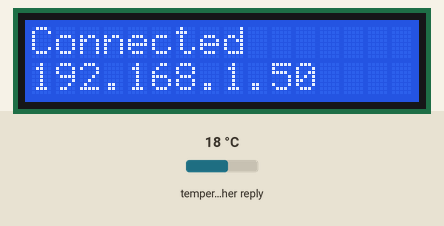
This sketch was run on a simulated ESP8266 (NodeMCU). On the bench: 16×2 character LCD. The inputs (shaded band) are chosen by the test bench; at power-on: temperature in the weather reply 18 °C. WiFi joins after 1.5 s; servers stay silent unless stated; network time is answered at once with the bench clock; the local clock reads 2024-03-15 10:24:30 at power-on unless the sketch sets it; web services answer with replies made up by the test bench; what the sketch prints to the serial monitor is not drawn.

Above: at 2.4 s.
At 8.7 s:
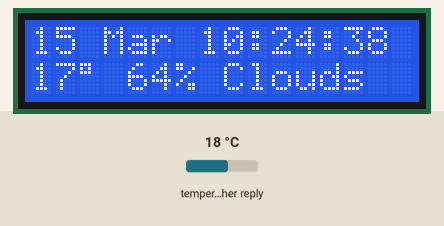
At 12.8 s:
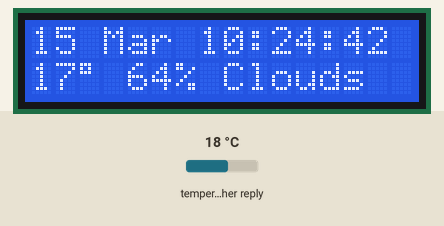
At 18.9 s:
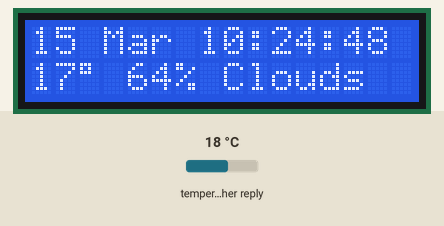
At 24.0 s:
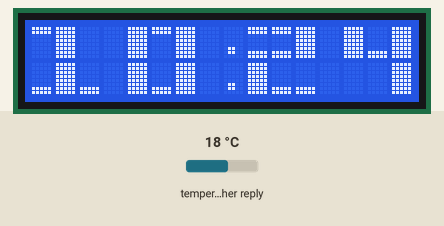
At 34.2 s:
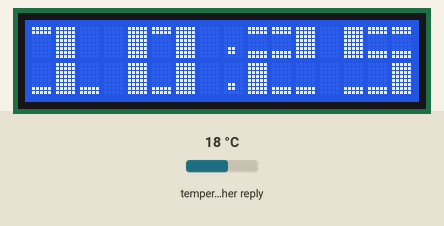

Measured:
- what the display in image 0 shows lasts 2.1 s, from 2.3 s to 4.4 s
- what the display in image 2 shows lasts 1.1 s, from 12.7 s to 13.8 s
- what the display in image 4 shows lasts 5.0 s, from 24.0 s to 29.0 s

The sketch:

ESP01_weather_station.ino
```cpp
/*******************************************************************************
  Sketch P05.1: ESP8266 ESP-01 Weather Station Using OpenWeatherMap.org

  Using ESP-01 module to display WEATHER data obtained from OpenWeatherMap.org
  icluding TIME and DATE from NNTP server.

  References:

  1)  Circuit:
      https://simple-circuit.com/esp8266-esp-01-internet-clock-wifi/

  2)  Base code for Large fonts:
      https://techzeero.com/arduino-tutorials/custom-characters-on-16x2-lcd/

  3)  The basics:
      https://create.arduino.cc/projecthub/akshayjoseph666/interface-i2c-16x2-lcd-with-arduino-uno-just-4-wires-273b24
      Theories, sketches, link to library

  4)  LiquidCrystal_I2C Library:
      https://github.com/agnunez/ESP8266-I2C-LCD1602

      Fix bug in the library in this function:
        inline size_t LiquidCrystal_I2C::write(uint8_t value) {
          send(value, Rs);
          return 1;       // <---- ADD THIS!
        }


.*********.*********.*********.*********.*********.*********.*********.*********/

#include <ESP8266WiFi.h>            // ESP8266 WiFi module library
#include <WiFiUdp.h>                // Libary to use UDP packets
#include <NTPClient.h>              // NTPClient library
#include <Arduino_JSON.h>           // Arduino_JSON library by Arduino
#include <WiFiClient.h>
#include <ESP8266HTTPClient.h>

#include <TimeLib.h>                // Arduino Time library
#include <LiquidCrystal_I2C.h>      // LiquidCrystal I2C library

// The following macro is to fix a bug in the library i.e. problem when printing
// to the display if the codes is compiled using current/newer IDE.
// The write function supposed to return 1 when done/OK
//#define printIIC(args) Wire.write(args)
//inline size_t LiquidCrystal_I2C::write(uint8_t value) {
//  send(value, Rs);
//  return 1;
//}

// Configure LiquidCrystal_I2C library with 0x27 address, 16 columns and 2 rows
LiquidCrystal_I2C lcd(0x27, 16, 2);

// Wifi credentials
const char *ssid = "??????????";
const char *password = "??????????";

String openWeatherMapApiKey = "xxxxxxxxxxxxxxxxxxxxxxxxxxxxxxxxxxxxxxxx";
String city = "Kuala Lumpur";
String countryCode = "MY";
String jsonBuffer;
String weather;
int  temperature;
int  humidity;

WiFiUDP ntpUDP;                     // Create an instance of the WiFi UDP class

// Use 'time.nist.gov' serfver to fetch internet time with +8 hour offset
// (8 hrs = 28800 seconds) with 60 seconds (60000 ms) update interval
NTPClient timeClient(ntpUDP, "pool.ntp.org", 28800, 60000);

// Variables to hold time data
char Time[] = "00:00:00";
char Date[] = "00/00/00";
byte last_second, second_, minute_, hour_, day_, month_;
int year_;
char Month[12][4] = {"Jan", "Feb", "Mar", "Apr", "May", "Jun", "Jul", "Aug", "Sep", "Oct", "Nov", "Dec"};

// Variables and constants for large fonts
// Variables and constants for large fonts
byte glyphs[5][8] = {
  {B11111, B11111, B00000, B00000, B00000, B00000, B00000, B00000},
  {B00000, B00000, B00000, B00000, B00000, B00000, B11111, B11111},
  {B11111, B11111, B00000, B00000, B00000, B00000, B11111, B11111},
  {B11111, B11111, B11111, B11111, B11111, B11111, B11111, B11111},
  {B00000, B00000, B00000, B00000, B00000, B01110, B01110, B01110}
};

const int digitWidth = 3;
const char bigDigitsTop[10][digitWidth] = {3, 0, 3, 0, 3, 32, 2, 2, 3, 0, 2, 3, 3, 1, 3, 3, 2, 2, 3, 2, 2, 0, 0, 3, 3, 2, 3, 3, 2, 3};
const char bigDigitsBot[10][digitWidth] = {3, 1, 3, 1, 3, 1, 3, 1, 1, 1, 1, 3, 32, 32, 3, 1, 1, 3, 3, 1, 3, 32, 32, 3, 3, 1, 3, 1, 1, 3};
//char buffer[12];  //used to convert a number into a string


//===============================================================================
void setup()
{
  Serial.begin(115200);           // Progress can be monitored via Serial Monitor
  delay(200);
  Serial.print("Connecting to ");
  Serial.println(ssid);
  lcd.begin(0,2);                 // Initialize I2C LCD module (SDA = GPIO0, SCL = GPIO2)
  lcd.print("Connecting...");

  WiFi.begin(ssid, password);     // Connect to Wifi AP
  do {                            // Wait until connection established
    Serial.print(".");
    delay(1000);
  } while( WiFi.status() != WL_CONNECTED );

  Serial.println("\nConnected!");   // We are connected successfully
  Serial.print("IP address: ");
  Serial.println(WiFi.localIP());   // What is our IP address?
  Serial.println();
  lcd.clear();
  lcd.print("Connected");
  lcd.setCursor(0,1);
  lcd.print(WiFi.localIP());

  timeClient.begin();
  delay(2000);

  // Create custom glyphs for the large font
  for (int i = 0; i < 8; i++)
    lcd.createChar(i, glyphs[i]);

  lcd.clear();
}

//===============================================================================
// The main loop
//
int loopcount = 0;

void loop()
{
  timeClient.update();
  // Get Unix epoch time from the NTP server
  unsigned long unix_epoch = timeClient.getEpochTime();
  setTime(unix_epoch);

  second_ = second(unix_epoch);
  if (last_second != second_) {
    convert_time(unix_epoch);
    // Send time and date to serial monitor
    Serial.println(Time);
    Serial.println(Date);

    last_second = second_;
  }

  if( loopcount==0 ) {					// Fetch weather data at start and every 30 minutes
	getWeather();
  }
  loopcount++;
  if( loopcount==1800 ) loopcount = 0;		// Reset counter every 30 minutes, if delay is 1 second

  // Switch output between TIME and WEATHER
  int remain = loopcount%10;
  switch( remain ) {
  case 0:
  	lcd.clear();
    	printTime();
  	break;
  case 5:
        lcd.clear();
  	printWeather();
  	break;
  case 6:
  case 7:
  case 8:
  case 9:
  	printWeather();
  	break;
  }

  delay(1000);
}

//-------------------------------------------------------------------------------
void convert_time( unsigned long unix_epoch )
{
  minute_ = minute(unix_epoch);
  hour_   = hour(unix_epoch);
  day_    = day(unix_epoch);
  month_  = month(unix_epoch);
  year_   = year(unix_epoch);

  Time[7] = second_ % 10 + 48;
  Time[6] = second_ / 10 + 48;
  Time[4]  = minute_ % 10 + 48;
  Time[3]  = minute_ / 10 + 48;
  Time[1]  = hour_   % 10 + 48;
  Time[0]  = hour_   / 10 + 48;

  Date[0]  = day_   / 10 + 48;
  Date[1]  = day_   % 10 + 48;
  Date[3]  = month_  / 10 + 48;
  Date[4]  = month_  % 10 + 48;
  Date[6] = (year_  / 10) % 10 + 48;
  Date[7] = year_   % 10 % 10 + 48;
}

//------------------------------------------------------------------------------
// Display time and date on the 16x2 LCD
//
void printTime(void)
{
  showDigit(Time[0] - '0', 0, 0);      // Hour
  showDigit(Time[1] - '0', 1, 0);
  showDigit(Time[3] - '0', 2, 1);      // Minute
  showDigit(Time[4] - '0', 3, 1);
  lcd.setCursor(8, 0);                 // Colons between HH and MM ie. HH:MM
  lcd.print(".");
  lcd.setCursor(8, 1);
  lcd.print(".");
}

//------------------------------------------------------------------------------
// Function to print large character 3x3
//
void showDigit(int digit, int position, int offset)
{
  lcd.setCursor(position * (digitWidth + 1) + offset, 0);
  for (int i = 0; i < digitWidth; i++)
    lcd.print(bigDigitsTop[digit][i]);
  lcd.setCursor(position * (digitWidth + 1) + offset, 1);
  for (int i = 0; i < digitWidth; i++)
    lcd.print(bigDigitsBot[digit][i]);
}

//-------------------------------------------------------------------------------------
// Function to get weather data
//
void getWeather( void )
{
	if(WiFi.status()== WL_CONNECTED){
		String serverPath = "http://api.openweathermap.org/data/2.5/weather?q=" + city + "," + countryCode + "&APPID=" + openWeatherMapApiKey;

  	jsonBuffer = httpGETRequest(serverPath.c_str());
    //Serial.println(jsonBuffer);
    JSONVar myObject = JSON.parse(jsonBuffer);

    // JSON.typeof(jsonVar) can be used to get the type of the var
    if (JSON.typeof(myObject) == "undefined") {
      Serial.println("Parsing input failed!");
    }
    else {
      weather = JSON.stringify(myObject["weather"][0]["main"]);
      int n = weather.length();
      weather.remove(n-1,1);
      weather.remove(0,1);

      String temp = JSON.stringify(myObject["main"]["temp"]);
      temperature = temp.toInt() - 273.15;

      temp = JSON.stringify(myObject["main"]["humidity"]);
      humidity = temp.toInt();
    }
	}
}

//------------------------------------------------------------------------------
// Function to get data using HTTPGET
//
String httpGETRequest(const char* serverName)
{
  WiFiClient client;
  HTTPClient http;

  // Your IP address with path or Domain name with URL path
  http.begin(client, serverName);

  // Send HTTP POST request
  int httpResponseCode = http.GET();

  String payload = "{}";

  if (httpResponseCode>0) {
    Serial.print("HTTP Response code: ");
    Serial.println(httpResponseCode);
    payload = http.getString();
  }
  else {
    Serial.print("Error code: ");
    Serial.println(httpResponseCode);
  }
  // Free resources
  http.end();

  return payload;
}

//------------------------------------------------------------------------------
// Dsiplay weather info etc...
//
void printWeather(void)
{
  lcd.setCursor(0, 0);              // Print date
  lcd.print(Date[0]);
  lcd.print(Date[1]);
  lcd.setCursor(3, 0);
  lcd.print(Month[month_-1]);
  lcd.setCursor(7, 0);              // Print time
  lcd.print(Time);
  lcd.setCursor(0, 1);              // Print weather
  lcd.print(temperature);
  lcd.print("\337");
  lcd.setCursor(4, 1);
  lcd.print(humidity);
  lcd.print("%");
  lcd.setCursor(8,1);
  lcd.print(weather);
}
```
